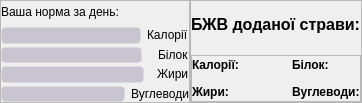
                <widget class="QWidget" name="whenstravaadded">
                 <layout class="QHBoxLayout" name="horizontalLayout_14">
                  <property name="spacing">
                   <number>0</number>
                  </property>
                  <property name="leftMargin">
                   <number>0</number>
                  </property>
                  <property name="topMargin">
                   <number>0</number>
                  </property>
                  <property name="rightMargin">
                   <number>0</number>
                  </property>
                  <property name="bottomMargin">
                   <number>0</number>
                  </property>
                  <item>
                   <widget class="QFrame" name="bars">
                    <property name="frameShape">
                     <enum>QFrame::Shape::StyledPanel</enum>
                    </property>
                    <property name="frameShadow">
                     <enum>QFrame::Shadow::Raised</enum>
                    </property>
                    <layout class="QVBoxLayout" name="verticalLayout">
                     <property name="spacing">
                      <number>3</number>
                     </property>
                     <property name="leftMargin">
                      <number>0</number>
                     </property>
                     <property name="topMargin">
                      <number>0</number>
                     </property>
                     <property name="rightMargin">
                      <number>0</number>
                     </property>
                     <property name="bottomMargin">
                      <number>0</number>
                     </property>
                     <item>
                      <layout class="QHBoxLayout" name="horizontalLayout_3">
                       <item>
                        <widget class="QLabel" name="info_label">
                         <property name="styleSheet">
                          <string notr="true">background-color: transparent;
border: none</string>
                         </property>
                         <property name="text">
                          <string>&lt;html&gt;&lt;head/&gt;&lt;body&gt;&lt;p&gt;&lt;span style=&quot; color:#000000;&quot;&gt;Ваша норма за день: &lt;/span&gt;&lt;/p&gt;&lt;/body&gt;&lt;/html&gt;</string>
                         </property>
                         <property name="alignment">
                          <set>Qt::AlignmentFlag::AlignLeading|Qt::AlignmentFlag::AlignLeft|Qt::AlignmentFlag::AlignVCenter</set>
                         </property>
                        </widget>
                       </item>
                       <item>
                        <widget class="QPushButton" name="info_btn">
                         <property name="sizePolicy">
                          <sizepolicy hsizetype="Preferred" vsizetype="Preferred">
                           <horstretch>0</horstretch>
                           <verstretch>0</verstretch>
                          </sizepolicy>
                         </property>
                         <property name="minimumSize">
                          <size>
                           <width>21</width>
                           <height>21</height>
                          </size>
                         </property>
                         <property name="maximumSize">
                          <size>
                           <width>21</width>
                           <height>21</height>
                          </size>
                         </property>
                         <property name="styleSheet">
                          <string notr="true">/* Базовый вид кнопки */
QPushButton {
    border-image: url(:/assets/ckal page/info_btn.svg) 10 10 10 10;
color: #4A4A4A;
    font-size: 14px;
    min-width: 21px;
    min-height: 21px;
}

/* При наведении мышкой */
QPushButton:hover {
    border-image: url(:/assets/ckal page/info_btn_hover.svg) 10 10 10 10;
}

/* В момент самого нажатия (физический клик) */
QPushButton:pressed {
    border-image: url(:/assets/ckal page/info_btn_pressed.svg) 10 10 10 10;
    padding-top: 4px;
/* Эффект проседания текста */
}
</string>
                         </property>
                         <property name="text">
                          <string/>
                         </property>
                         <property name="iconSize">
                          <size>
                           <width>40</width>
                           <height>40</height>
                          </size>
                         </property>
                         <property name="checkable">
                          <bool>true</bool>
                         </property>
                         <property name="autoExclusive">
                          <bool>true</bool>
                         </property>
                         <property name="flat">
                          <bool>true</bool>
                         </property>
                        </widget>
                       </item>
                       <item>
                        <spacer name="horizontalSpacer">
                         <property name="orientation">
                          <enum>Qt::Orientation::Horizontal</enum>
                         </property>
                         <property name="sizeHint" stdset="0">
                          <size>
                           <width>40</width>
                           <height>20</height>
                          </size>
                         </property>
                        </spacer>
                       </item>
                      </layout>
                     </item>
                     <item>
                      <layout class="QHBoxLayout" name="ckal_bar_lay">
                       <property name="spacing">
                        <number>6</number>
                       </property>
                       <item>
                        <widget class="QProgressBar" name="ckal_bar">
                         <property name="styleSheet">
                          <string notr="true">
QProgressBar {
    border: 1px solid transparent;        
    background-color: #CAC4D0; 
    border-radius: 4px;     
    height: 15px;          
	text-align: center; 	


}


QProgressBar::chunk {
    background-color: #6750A4;
    border-radius: 4px;       
	margin: 0px ;
	border: none;
}



</string>
                         </property>
                         <property name="value">
                          <number>0</number>
                         </property>
                         <property name="textVisible">
                          <bool>false</bool>
                         </property>
                         <property name="invertedAppearance">
                          <bool>false</bool>
                         </property>
                        </widget>
                       </item>
                       <item>
                        <widget class="QLabel" name="ckal_bar_label">
                         <property name="sizePolicy">
                          <sizepolicy hsizetype="Maximum" vsizetype="Maximum">
                           <horstretch>0</horstretch>
                           <verstretch>0</verstretch>
                          </sizepolicy>
                         </property>
                         <property name="styleSheet">
                          <string notr="true">#ckal_bar_label {
	background-color: rgba(0, 0, 0, 0) !important; /* Полная прозрачность */
    background: none !important;                  /* Отключаем любые заливки */
    border: none !important;                      /* Убираем рамки */
}</string>
                         </property>
                         <property name="text">
                          <string>&lt;html&gt;&lt;head/&gt;&lt;body&gt;&lt;p&gt;&lt;span style=&quot; color:#000000;&quot;&gt;Калорії&lt;/span&gt;&lt;/p&gt;&lt;/body&gt;&lt;/html&gt;</string>
                         </property>
                        </widget>
                       </item>
                      </layout>
                     </item>
                     <item>
                      <layout class="QHBoxLayout" name="protein_bar_lay">
                       <property name="spacing">
                        <number>16</number>
                       </property>
                       <item>
                        <widget class="QProgressBar" name="protein_bar">
                         <property name="styleSheet">
                          <string notr="true">
QProgressBar {
    border: 1px solid transparent;        
    background-color: #CAC4D0; 
    border-radius: 4px;     
    height: 12px;          
	text-align: center; 
}


QProgressBar::chunk {
    background-color: #6750A4;
    border-radius: 4px;         

}</string>
                         </property>
                         <property name="value">
                          <number>0</number>
                         </property>
                         <property name="textVisible">
                          <bool>false</bool>
                         </property>
                        </widget>
                       </item>
                       <item>
                        <widget class="QLabel" name="protein_bar_label">
                         <property name="styleSheet">
                          <string notr="true">#protein_bar_label {
	background-color: rgba(0, 0, 0, 0) !important; /* Полная прозрачность */
    background: none !important;                  /* Отключаем любые заливки */
    border: none !important;                      /* Убираем рамки */
}</string>
                         </property>
                         <property name="text">
                          <string>&lt;html&gt;&lt;head/&gt;&lt;body&gt;&lt;p&gt;&lt;span style=&quot; color:#000000;&quot;&gt;Білок&lt;/span&gt;&lt;/p&gt;&lt;/body&gt;&lt;/html&gt;</string>
                         </property>
                        </widget>
                       </item>
                      </layout>
                     </item>
                     <item>
                      <layout class="QHBoxLayout" name="fats_bar_lay">
                       <property name="spacing">
                        <number>13</number>
                       </property>
                       <item>
                        <widget class="QProgressBar" name="fats_bar">
                         <property name="styleSheet">
                          <string notr="true">
QProgressBar {
    border: 1px solid transparent;        
    background-color: #CAC4D0; 
    border-radius: 4px;     
    height: 15px;          
	text-align: center; 
}


QProgressBar::chunk {
    background-color: #6750A4;
    border-radius: 4px;         

}</string>
                         </property>
                         <property name="value">
                          <number>0</number>
                         </property>
                         <property name="textVisible">
                          <bool>false</bool>
                         </property>
                        </widget>
                       </item>
                       <item>
                        <widget class="QLabel" name="fats_bar_label">
                         <property name="styleSheet">
                          <string notr="true">#fats_bar_label {
	background-color: rgba(0, 0, 0, 0) !important; /* Полная прозрачность */
    background: none !important;                  /* Отключаем любые заливки */
    border: none !important;                      /* Убираем рамки */
}</string>
                         </property>
                         <property name="text">
                          <string>&lt;html&gt;&lt;head/&gt;&lt;body&gt;&lt;p&gt;&lt;span style=&quot; color:#000000;&quot;&gt;Жири&lt;/span&gt;&lt;/p&gt;&lt;/body&gt;&lt;/html&gt;</string>
                         </property>
                        </widget>
                       </item>
                      </layout>
                     </item>
                     <item>
                      <layout class="QHBoxLayout" name="carbs_bar_lay">
                       <property name="spacing">
                        <number>6</number>
                       </property>
                       <item>
                        <widget class="QProgressBar" name="carbs_bar">
                         <property name="styleSheet">
                          <string notr="true">
QProgressBar {
    border: 1px solid transparent;        
    background-color: #CAC4D0; 
    border-radius: 4px;     
    height: 12px;          
	text-align: center; 

}


QProgressBar::chunk {
    background-color: #6750A4;
    border-radius: 4px;         

}</string>
                         </property>
                         <property name="value">
                          <number>0</number>
                         </property>
                         <property name="textVisible">
                          <bool>false</bool>
                         </property>
                         <property name="invertedAppearance">
                          <bool>false</bool>
                         </property>
                        </widget>
                       </item>
                       <item>
                        <widget class="QLabel" name="carbs_bar_label">
                         <property name="sizePolicy">
                          <sizepolicy hsizetype="Maximum" vsizetype="Maximum">
                           <horstretch>0</horstretch>
                           <verstretch>0</verstretch>
                          </sizepolicy>
                         </property>
                         <property name="styleSheet">
                          <string notr="true">#carbs_bar_label {
	background-color: rgba(0, 0, 0, 0) !important; /* Полная прозрачность */
    background: none !important;                  /* Отключаем любые заливки */
    border: none !important;                      /* Убираем рамки */
}</string>
                         </property>
                         <property name="text">
                          <string>&lt;html&gt;&lt;head/&gt;&lt;body&gt;&lt;p&gt;&lt;span style=&quot; color:#000000;&quot;&gt;Вуглеводи&lt;/span&gt;&lt;/p&gt;&lt;/body&gt;&lt;/html&gt;</string>
                         </property>
                        </widget>
                       </item>
                      </layout>
                     </item>
                    </layout>
                   </widget>
                  </item>
                  <item>
                   <widget class="QFrame" name="infobox_2">
                    <property name="styleSheet">
                     <string notr="true">

#infobox_2 {
	border-image: url(:/assets/ckal page/infobox.svg) strech;
}</string>
                    </property>
                    <property name="frameShape">
                     <enum>QFrame::Shape::StyledPanel</enum>
                    </property>
                    <property name="frameShadow">
                     <enum>QFrame::Shadow::Raised</enum>
                    </property>
                    <layout class="QVBoxLayout" name="verticalLayout_12">
                     <property name="leftMargin">
                      <number>0</number>
                     </property>
                     <property name="topMargin">
                      <number>0</number>
                     </property>
                     <property name="rightMargin">
                      <number>0</number>
                     </property>
                     <property name="bottomMargin">
                      <number>0</number>
                     </property>
                     <item>
                      <widget class="QLabel" name="lb1">
                       <property name="styleSheet">
                        <string notr="true">	background-color: rgba(0, 0, 0, 0) !important; 
    background: none !important;                  
    border: none !important;                    
	color: black; font-weight: bold;</string>
                       </property>
                       <property name="text">
                        <string>&lt;html&gt;&lt;head/&gt;&lt;body&gt;&lt;p&gt;&lt;span style=&quot; font-size:12pt; color:#000000;&quot;&gt;БЖВ доданої страви:&lt;/span&gt;&lt;/p&gt;&lt;/body&gt;&lt;/html&gt;</string>
                       </property>
                      </widget>
                     </item>
                     <item>
                      <widget class="QFrame" name="frame">
                       <property name="frameShape">
                        <enum>QFrame::Shape::StyledPanel</enum>
                       </property>
                       <property name="frameShadow">
                        <enum>QFrame::Shadow::Raised</enum>
                       </property>
                       <layout class="QGridLayout" name="gridLayout_3">
                        <property name="leftMargin">
                         <number>0</number>
                        </property>
                        <property name="topMargin">
                         <number>0</number>
                        </property>
                        <property name="rightMargin">
                         <number>0</number>
                        </property>
                        <property name="bottomMargin">
                         <number>0</number>
                        </property>
                        <property name="horizontalSpacing">
                         <number>40</number>
                        </property>
                        <property name="verticalSpacing">
                         <number>9</number>
                        </property>
                        <item row="0" column="0">
                         <widget class="QLabel" name="ckal_lbl">
                          <property name="styleSheet">
                           <string notr="true">	background-color: rgba(0, 0, 0, 0) !important; 
    background: none !important;                  
    border: none !important;                    
	color: black; font-weight: bold;</string>
                          </property>
                          <property name="text">
                           <string>Калорії:</string>
                          </property>
                         </widget>
                        </item>
                        <item row="0" column="1">
                         <widget class="QLabel" name="protein_lbl">
                          <property name="styleSheet">
                           <string notr="true">	background-color: rgba(0, 0, 0, 0) !important; 
    background: none !important;                  
    border: none !important;                    
	color: black; font-weight: bold;</string>
                          </property>
                          <property name="text">
                           <string>Білок:</string>
                          </property>
                         </widget>
                        </item>
                        <item row="1" column="0">
                         <widget class="QLabel" name="fats_lbl">
                          <property name="styleSheet">
                           <string notr="true">	background-color: rgba(0, 0, 0, 0) !important; 
    background: none !important;                  
    border: none !important;                    
	color: black; font-weight: bold;</string>
                          </property>
                          <property name="text">
                           <string>Жири:</string>
                          </property>
                         </widget>
                        </item>
                        <item row="1" column="1">
                         <widget class="QLabel" name="carbs_lbl">
                          <property name="styleSheet">
                           <string notr="true">	background-color: rgba(0, 0, 0, 0) !important; 
    background: none !important;                  
    border: none !important;                    
	color: black; font-weight: bold;</string>
                          </property>
                          <property name="text">
                           <string>Вуглеводи:</string>
                          </property>
                         </widget>
                        </item>
                       </layout>
                      </widget>
                     </item>
                    </layout>
                   </widget>
                  </item>
                 </layout>
                </widget>
